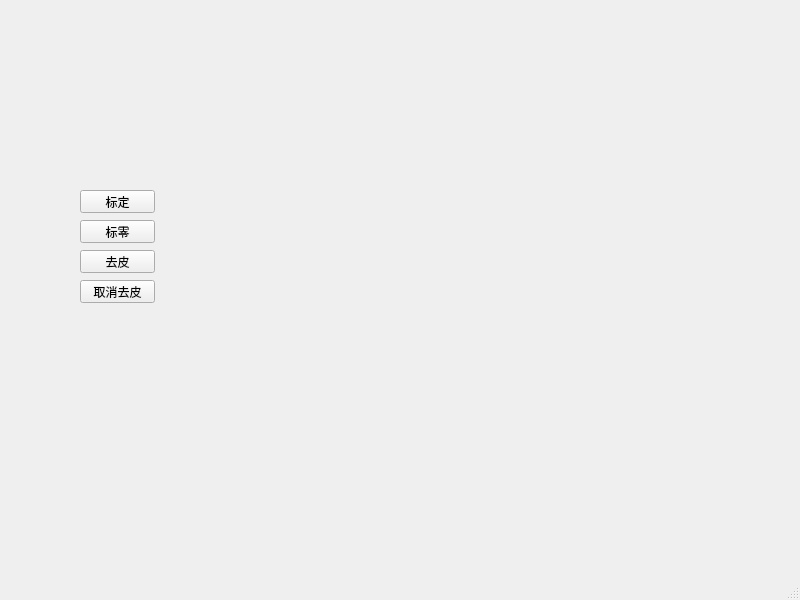
<?xml version="1.0" encoding="UTF-8"?>
<ui version="4.0">
 <class>MainWindow</class>
 <widget class="QMainWindow" name="MainWindow">
  <property name="geometry">
   <rect>
    <x>0</x>
    <y>0</y>
    <width>800</width>
    <height>600</height>
   </rect>
  </property>
  <property name="windowTitle">
   <string>MainWindow</string>
  </property>
  <widget class="QWidget" name="centralwidget">
   <widget class="QPushButton" name="calButton">
    <property name="geometry">
     <rect>
      <x>80</x>
      <y>190</y>
      <width>75</width>
      <height>23</height>
     </rect>
    </property>
    <property name="text">
     <string>标定</string>
    </property>
   </widget>
   <widget class="QPushButton" name="zeroButton">
    <property name="geometry">
     <rect>
      <x>80</x>
      <y>220</y>
      <width>75</width>
      <height>23</height>
     </rect>
    </property>
    <property name="text">
     <string>标零</string>
    </property>
   </widget>
   <widget class="QPushButton" name="peelButton">
    <property name="geometry">
     <rect>
      <x>80</x>
      <y>250</y>
      <width>75</width>
      <height>23</height>
     </rect>
    </property>
    <property name="text">
     <string>去皮</string>
    </property>
   </widget>
   <widget class="QPushButton" name="canclePeelButton">
    <property name="geometry">
     <rect>
      <x>80</x>
      <y>280</y>
      <width>75</width>
      <height>23</height>
     </rect>
    </property>
    <property name="text">
     <string>取消去皮</string>
    </property>
   </widget>
  </widget>
  <widget class="QMenuBar" name="menubar">
   <property name="geometry">
    <rect>
     <x>0</x>
     <y>0</y>
     <width>800</width>
     <height>23</height>
    </rect>
   </property>
  </widget>
  <widget class="QStatusBar" name="statusbar"/>
 </widget>
 <resources/>
 <connections/>
</ui>
